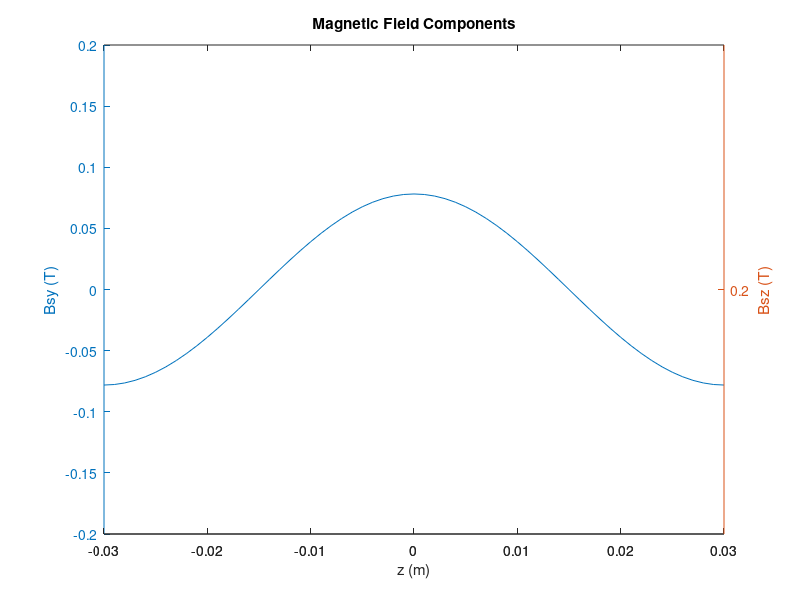

This chart was generated by the following MATLAB code:
% Magfield
clear all;
close all;

M = 4;
Br = 1.48;

width = .045; % Width (m)
tau = width/1.5; % Pole pitch (m)
h = tau*0.4; % Heigh of permanent magnet (m)

d1 = 0.020;
d2 = 0.020;

l = 0.0104648;

p = pi/tau; 
v = 50;
lambda = 2*tau; % Array wavelength(m)
omega = 2*pi*v/lambda;
t = 0;

z = -tau:.001:tau;
y = 0;

%% Magnetic field components Bsy + Bsz

B0 = Br*(1-exp(-p*h))*sin(pi/M)/(pi/M);

Bsy = B0.*(exp(-p.*(y+d1)) - exp(-p.*(-y+d2+l))).*exp(1i*(p.*z + omega.*t));
Bsz = B0.*(exp(-p.*(y+d1)) + exp(-p.*(-y+d2+l))).*exp(1i*(p.*z-pi/2+omega.*t));

[ax,p1,p2] = plotyy(z,Bsy,z,Bsz)
    title('Magnetic Field Components');
    xlabel(ax(1),'z (m)') % label x-axis
    ylabel(ax(1),'Bsy (T)') % label left y-axis
    ylabel(ax(2),'Bsz (T)') % label right y-axis
    set(ax(1),'YLim',[-.2 0.2])
    set(ax(1),'YTick',[-.2:0.05:0.2])
    set(ax(2),'YLim',[0.2 0.2])
    set(ax(2),'YTick',[-.2:0.05:0.2])
%    set(ax(1),'XLim',[0 135])
 %   set(ax(1),'XTick',[0:10:135])
%Bavg = Bsy+Bsz;
%plot(z,Bavg)